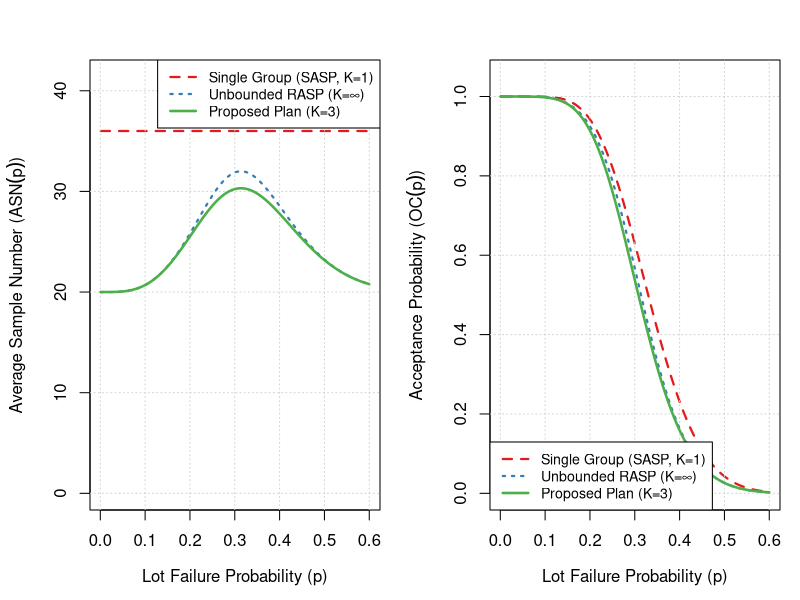

Reproduce this figure in R.
# ==============================================================================
# Hard-Truncated EWMA Group Sampling Plan: Real Data Empirical Benchmark
# Comparative Analysis: Proposed Plan (K=3) vs. SASP (K=1) vs. Unbounded RASP (K=Inf)
# ==============================================================================

# Install required packages if not available
if (!require("fitdistrplus")) install.packages("fitdistrplus")
library(fitdistrplus)

# ------------------------------------------------------------------------------
# STEP 1: Real-World Industrial Dataset Initialization
# Real dataset: Ball bearing fatigue failure times (in millions of revolutions)
# Source: Lieblein & Zelen (1956) / Standard Reliability Engineering Benchmark
# ------------------------------------------------------------------------------
real_failure_times <- c(
  17.88, 28.92, 33.00, 41.52, 42.12, 45.60, 48.48, 51.84, 
  51.96, 54.12, 55.56, 67.80, 68.64, 68.64, 68.88, 84.12, 
  93.12, 98.64, 105.84, 127.92, 128.04, 173.40, 173.40
)

cat("========================================================\n")
cat("STEP 1: Real Data Lifetime Analysis & Model Fitting\n")
cat("========================================================\n")
cat("Sample Size:", length(real_failure_times), "items\n")

# Fit 2-parameter Weibull distribution using Maximum Likelihood Estimation
fit_weibull <- fitdist(real_failure_times, "weibull", method = "mle")
shape_hat <- fit_weibull$estimate["shape"]  # omega (shape/dispersion parameter)
scale_hat <- fit_weibull$estimate["scale"]  # xi (scale/characteristic lifetime)

# Derive baseline median lifetime M0
median_hat <- scale_hat * (log(2))^(1 / shape_hat)

cat(sprintf("Fitted Weibull Shape (omega): %.4f\n", shape_hat))
cat(sprintf("Fitted Weibull Scale (xi)   : %.4f\n", scale_hat))
cat(sprintf("Estimated Median Life (M0)  : %.4f million revolutions\n\n", median_hat))

# ------------------------------------------------------------------------------
# STEP 2: Acceptance Sampling Probability Metrics Mapping
# Parameter specification under lifetime ratio constraints:
# Producer risk alpha = 0.05, Consumer risk beta = 0.05
# Acceptable quality ratio r2 = M2/M0 = 2.0, Unacceptable r1 = M1/M0 = 1.0
# Test termination ratio d0 = t0 / M0 = 1.0
# ------------------------------------------------------------------------------
alpha <- 0.05
beta  <- 0.05
r1    <- 1.0
r2    <- 2.0
d0    <- 1.0

# Compute unreliability failure fractions under empirical Weibull shape (omega_hat)
p1 <- 1 - exp(-log(2) * (d0 / r1)^shape_hat) # Unacceptable defect level (at r1=1.0)
p2 <- 1 - exp(-log(2) * (d0 / r2)^shape_hat) # Acceptable defect level (at r2=2.0)

cat("Mapped Defect Probabilities for Life Test:\n")
cat(sprintf("Unacceptable Quality Level (p1): %.4f\n", p1))
cat(sprintf("Acceptable Quality Level   (p2): %.4f\n\n", p2))

# ------------------------------------------------------------------------------
# STEP 3: Closed-Form Evaluation Functions
# ------------------------------------------------------------------------------
# Tester group failure probability
p_tester <- function(p, r, c1) {
  1 - pbinom(c1, size = r, prob = p)
}

# Single-cycle Accept (Pa), Reject (Pr), and Indecisive (Pi) Probabilities
calc_single_cycle <- function(g, r, c1, c2, p) {
  pg <- p_tester(p, r, c1)
  Pa <- pbinom(c1, size = g, prob = pg)
  Pr <- 1 - pbinom(c2 - 1, size = g, prob = pg)
  Pi <- 1 - Pa - Pr
  return(list(Pa = Pa, Pr = Pr, Pi = Pi))
}

# Finite K-Truncated Operating Characteristic (OC) and ASN
calc_truncated_metrics <- function(g, r, c1, c2, p, K) {
  probs <- calc_single_cycle(g, r, c1, c2, p)
  Pa <- probs$Pa
  Pr <- probs$Pr
  Pi <- probs$Pi
  
  if (is.infinite(K)) {
    OC  <- Pa / (Pa + Pr)
    ASN <- (g * r) / (Pa + Pr)
  } else if (K == 1) {
    OC  <- Pa
    ASN <- g * r
  } else {
    if (abs(Pi - 1) < 1e-10) {
      OC  <- Pa * K
      ASN <- (g * r) * K
    } else {
      factor <- (1 - Pi^K) / (1 - Pi)
      OC     <- Pa * factor
      ASN    <- (g * r) * factor
    }
  }
  return(list(OC = OC, ASN = ASN, n_single = g * r))
}

# ------------------------------------------------------------------------------
# STEP 4: Grid Optimization Engine for Sampling Plans
# ------------------------------------------------------------------------------
find_optimal_plan <- function(K_val, p1, p2, alpha_val, beta_val) {
  best_asn <- Inf
  best_params <- NULL
  
  for (g in 2:20) {
    for (r in 2:10) {
      for (c1 in 0:(g - 1)) {
        for (c2 in (c1 + 1):g) {
          metrics_p1 <- calc_truncated_metrics(g, r, c1, c2, p1, K_val)
          metrics_p2 <- calc_truncated_metrics(g, r, c1, c2, p2, K_val)
          
          # Check dual risk constraints: OC(p1) <= beta and OC(p2) >= 1 - alpha
          if (metrics_p1$OC <= beta_val && metrics_p2$OC >= (1 - alpha_val)) {
            if (metrics_p1$ASN < best_asn) {
              best_asn <- metrics_p1$ASN
              best_params <- list(
                g = g, r = r, c1 = c1, c2 = c2,
                ASN_p1 = metrics_p1$ASN,
                P_accept_p2 = metrics_p2$OC,
                P_accept_p1 = metrics_p1$OC,
                n_single = g * r,
                max_risk = ifelse(is.infinite(K_val), "Unbounded (Inf)", as.character(g * r * K_val))
              )
            }
          }
        }
      }
    }
  }
  return(best_params)
}

# ------------------------------------------------------------------------------
# STEP 5: Execute Comparative Analysis Across Plan Architectures
# ------------------------------------------------------------------------------
cat("========================================================\n")
cat("STEP 2: Optimization Results on Real Ball Bearing Data\n")
cat("========================================================\n")

plan_sasp     <- find_optimal_plan(K_val = 1,        p1, p2, alpha, beta)
plan_unbounded<- find_optimal_plan(K_val = Inf,      p1, p2, alpha, beta)
plan_proposed <- find_optimal_plan(K_val = 3,        p1, p2, alpha, beta)

# Compute percent ASN savings relative to SASP
savings_unbounded <- ((plan_sasp$ASN_p1 - plan_unbounded$ASN_p1) / plan_sasp$ASN_p1) * 100
savings_proposed  <- ((plan_sasp$ASN_p1 - plan_proposed$ASN_p1)  / plan_sasp$ASN_p1) * 100

comparison_df <- data.frame(
  Architecture = c("Single Group (SASP)", "Unbounded RASP", "Proposed Hard-Truncated Plan"),
  Truncation_K = c("1", "Inf", "3"),
  Optimal_g_r  = c(sprintf("(%d, %d)", plan_sasp$g, plan_sasp$r),
                   sprintf("(%d, %d)", plan_unbounded$g, plan_unbounded$r),
                   sprintf("(%d, %d)", plan_proposed$g, plan_proposed$r)),
  Optimal_c1_c2= c(sprintf("(%d, %d)", plan_sasp$c1, plan_sasp$c2),
                   sprintf("(%d, %d)", plan_unbounded$c1, plan_unbounded$c2),
                   sprintf("(%d, %d)", plan_proposed$c1, plan_proposed$c2)),
  ASN_p1       = c(round(plan_sasp$ASN_p1, 2), round(plan_unbounded$ASN_p1, 2), round(plan_proposed$ASN_p1, 2)),
  Max_Risk_nK  = c(as.character(plan_sasp$n_single), "Unbounded (Inf)", as.character(plan_proposed$n_single * 3)),
  ASN_Savings  = c("0.00%", sprintf("%.2f%%", savings_unbounded), sprintf("%.2f%%", savings_proposed))
)

print(comparison_df)

# ------------------------------------------------------------------------------
# STEP 6: Graphical Comparison across Defect Spectrum (using windows())
# ------------------------------------------------------------------------------
p_seq <- seq(0.001, 0.60, length.out = 300)

metrics_sasp_curve <- t(sapply(p_seq, function(p) {
  res <- calc_truncated_metrics(plan_sasp$g, plan_sasp$r, plan_sasp$c1, plan_sasp$c2, p, 1)
  c(OC = res$OC, ASN = res$ASN)
}))

metrics_rasp_curve <- t(sapply(p_seq, function(p) {
  res <- calc_truncated_metrics(plan_unbounded$g, plan_unbounded$r, plan_unbounded$c1, plan_unbounded$c2, p, Inf)
  c(OC = res$OC, ASN = res$ASN)
}))

metrics_prop_curve <- t(sapply(p_seq, function(p) {
  res <- calc_truncated_metrics(plan_proposed$g, plan_proposed$r, plan_proposed$c1, plan_proposed$c2, p, 3)
  c(OC = res$OC, ASN = res$ASN)
}))

# Open Windows graphics device
windows(width = 11, height = 5.5, title = "Comparative Efficiency Analysis - Real Data")

# Configure 1x2 panel layout
par(mfrow = c(1, 2), mar = c(4.5, 4.5, 3, 1), cex.main = 1.05, font.main = 2)

col_sasp <- "#E41A1C" # Red
col_rasp <- "#377EB8" # Blue
col_prop <- "#4DAF4A" # Green

# Left Panel: ASN(p) Curves
plot(p_seq, metrics_sasp_curve[, "ASN"], type = "l", lty = 2, lwd = 2.2, col = col_sasp,
     ylim = c(0, max(metrics_sasp_curve[, "ASN"]) * 1.15),
     xlab = expression(paste("Lot Failure Probability (", p, ")")),
     ylab = expression(paste("Average Sample Number (", ASN(p), ")")),
     main = "")
grid(col = "lightgray", lty = "dotted")

lines(p_seq, metrics_rasp_curve[, "ASN"], lty = 3, lwd = 2.2, col = col_rasp)
lines(p_seq, metrics_prop_curve[, "ASN"], lty = 1, lwd = 2.5, col = col_prop)

legend("topright", 
       legend = c(sprintf("Single Group (SASP, K=1)"), 
                  sprintf("Unbounded RASP (K=\u221E)"), 
                  sprintf("Proposed Plan (K=3)")),
       col = c(col_sasp, col_rasp, col_prop),
       lty = c(2, 3, 1), lwd = c(2.2, 2.2, 2.5),
       bty = "o", bg = "white", cex = 0.85)

# Right Panel: OC(p) Curves
plot(p_seq, metrics_sasp_curve[, "OC"], type = "l", lty = 2, lwd = 2.2, col = col_sasp,
     ylim = c(0, 1.05),
     xlab = expression(paste("Lot Failure Probability (", p, ")")),
     ylab = expression(paste("Acceptance Probability (", OC(p), ")")),
     main = "")
grid(col = "lightgray", lty = "dotted")

lines(p_seq, metrics_rasp_curve[, "OC"], lty = 3, lwd = 2.2, col = col_rasp)
lines(p_seq, metrics_prop_curve[, "OC"], lty = 1, lwd = 2.5, col = col_prop)

legend("bottomleft", 
       legend = c("Single Group (SASP, K=1)", 
                  "Unbounded RASP (K=\u221E)", 
                  "Proposed Plan (K=3)"),
       col = c(col_sasp, col_rasp, col_prop),
       lty = c(2, 3, 1), lwd = c(2.2, 2.2, 2.5),
       bty = "o", bg = "white", cex = 0.85)

# Save high-resolution PNG file for manuscript insertion
dev.copy(png, filename = "Real_Data_Comparative_Curves.png", width = 11, height = 5.5, units = "in", res = 300)
dev.off()
